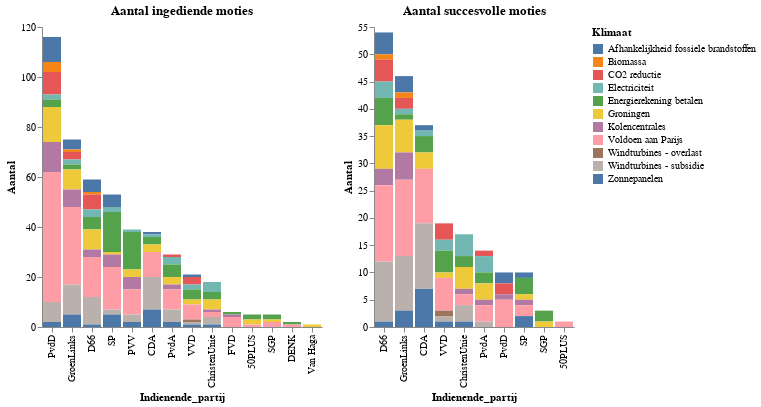

Notebook cell for this chart:
### Markdown cell above
## Onderzoek naar klimaat
Omdat ik denk dat klimaat de grootste uitdaging is voor de mensheid heb ik hier de subonderwerpen nog eens doorgenomen. Natuur en milieu zijn natuurlijk ook heel erg belangrijke onderwerpen, maar toch besloten het even bij het klimaat te houden.

### Code cell
# hide_input
source = df[(~df['Klimaat'].isnull()) & (df['Kamer']=='Rutte III')]
source = source.groupby(['Klimaat','Indienende_partij']).size().reset_index(name='Aantal')
chart = alt.Chart(source).mark_bar().encode(
    x=alt.X('Indienende_partij:O', sort=alt.EncodingSortField(field="Aantal", op="sum", order='descending')),
    y=alt.Y('Aantal:Q'),
    color=alt.Color('Klimaat:N'),
    tooltip = 'Klimaat:O'
).properties(title='Aantal ingediende moties')

source = df[(~df['Klimaat'].isnull()) & (df['Kamer']=='Rutte III') & df['BesluitSoort']==1]
source = source.groupby(['Klimaat','Indienende_partij']).size().reset_index(name='Aantal')
chart2 = alt.Chart(source).mark_bar().encode(
    x=alt.X('Indienende_partij:O', sort=alt.EncodingSortField(field="Aantal", op="sum", order='descending')),
    y=alt.Y('Aantal:Q'),
    color=alt.Color('Klimaat:N'),
    tooltip = 'Klimaat:O'
).properties(title='Aantal succesvolle moties')

postprocess_chart(chart | chart2, hw=None)

### Figure 1 — Vega-Lite specification as saved in the notebook (floating-point values rounded to 4 significant figures)
{"config": {"view": {"continuousWidth": 400, "continuousHeight": 300, "strokeWidth": 0}, "axis": {"grid": false}}, "hconcat": [{"data": {"name": "data-f1cf7fdba03da8d7e3cf808d42df2ab3"}, "mark": "bar", "encoding": {"color": {"type": "nominal", "field": "Klimaat"}, "tooltip": {"type": "ordinal", "field": "Klimaat"}, "x": {"type": "ordinal", "field": "Indienende_partij", "sort": {"field": "Aantal", "op": "sum", "order": "descending"}}, "y": {"type": "quantitative", "field": "Aantal"}}, "title": "Aantal ingediende moties"}, {"data": {"name": "data-503e0fa412857d2220bd83a81c6277b5"}, "mark": "bar", "encoding": {"color": {"type": "nominal", "field": "Klimaat"}, "tooltip": {"type": "ordinal", "field": "Klimaat"}, "x": {"type": "ordinal", "field": "Indienende_partij", "sort": {"field": "Aantal", "op": "sum", "order": "descending"}}, "y": {"type": "quantitative", "field": "Aantal"}}, "title": "Aantal succesvolle moties"}], "$schema": "https://vega.github.io/schema/vega-lite/v4.8.1.json", "datasets": {"data-f1cf7fdba03da8d7e3cf808d42df2ab3": [{"Klimaat": "Afhankelijkheid fossiele brandstoffen", "Indienende_partij": "CDA", "Aantal": 1}, {"Klimaat": "Afhankelijkheid fossiele brandstoffen", "Indienende_partij": "D66", "Aantal": 5}, {"Klimaat": "Afhankelijkheid fossiele brandstoffen", "Indienende_partij": "GroenLinks", "Aantal": 4}, {"Klimaat": "Afhankelijkheid fossiele brandstoffen", "Indienende_partij": "PvdD", "Aantal": 10}, {"Klimaat": "Afhankelijkheid fossiele brandstoffen", "Indienende_partij": "SP", "Aantal": 5}, {"Klimaat": "Afhankelijkheid fossiele brandstoffen", "Indienende_partij": "VVD", "Aantal": 1}, {"Klimaat": "Biomassa", "Indienende_partij": "D66", "Aantal": 1}, {"Klimaat": "Biomassa", "Indienende_partij": "GroenLinks", "Aantal": 1}, {"Klimaat": "Biomassa", "Indienende_partij": "PvdD", "Aantal": 4}, {"Klimaat": "CO2 reductie", "Indienende_partij": "D66", "Aantal": 6}, {"Klimaat": "CO2 reductie", "Indienende_partij": "GroenLinks", "Aantal": 3}, {"Klimaat": "CO2 reductie", "Indienende_partij": "PvdA", "Aantal": 1}, {"Klimaat": "CO2 reductie", "Indienende_partij": "PvdD", "Aantal": 9}, {"Klimaat": "CO2 reductie", "Indienende_partij": "VVD", "Aantal": 3}, {"Klimaat": "Electriciteit", "Indienende_partij": "CDA", "Aantal": 1}, {"Klimaat": "Electriciteit", "Indienende_partij": "ChristenUnie", "Aantal": 4}, {"Klimaat": "Electriciteit", "Indienende_partij": "D66", "Aantal": 3}, {"Klimaat": "Electriciteit", "Indienende_partij": "GroenLinks", "Aantal": 2}, {"Klimaat": "Electriciteit", "Indienende_partij": "PVV", "Aantal": 1}, {"Klimaat": "Electriciteit", "Indienende_partij": "PvdA", "Aantal": 3}, {"Klimaat": "Electriciteit", "Indienende_partij": "PvdD", "Aantal": 2}, {"Klimaat": "Electriciteit", "Indienende_partij": "SP", "Aantal": 2}, {"Klimaat": "Electriciteit", "Indienende_partij": "VVD", "Aantal": 2}, {"Klimaat": "Energierekening betalen", "Indienende_partij": "50PLUS", "Aantal": 2}, {"Klimaat": "Energierekening betalen", "Indienende_partij": "CDA", "Aantal": 3}, {"Klimaat": "Energierekening betalen", "Indienende_partij": "ChristenUnie", "Aantal": 3}, {"Klimaat": "Energierekening betalen", "Indienende_partij": "D66", "Aantal": 5}, {"Klimaat": "Energierekening betalen", "Indienende_partij": "DENK", "Aantal": 1}, {"Klimaat": "Energierekening betalen", "Indienende_partij": "FVD", "Aantal": 1}, {"Klimaat": "Energierekening betalen", "Indienende_partij": "GroenLinks", "Aantal": 2}, {"Klimaat": "Energierekening betalen", "Indienende_partij": "PVV", "Aantal": 15}, {"Klimaat": "Energierekening betalen", "Indienende_partij": "PvdA", "Aantal": 5}, {"Klimaat": "Energierekening betalen", "Indienende_partij": "PvdD", "Aantal": 3}, {"Klimaat": "Energierekening betalen", "Indienende_partij": "SGP", "Aantal": 2}, {"Klimaat": "Energierekening betalen", "Indienende_partij": "SP", "Aantal": 16}, {"Klimaat": "Energierekening betalen", "Indienende_partij": "VVD", "Aantal": 4}, {"Klimaat": "Groningen", "Indienende_partij": "50PLUS", "Aantal": 2}, {"Klimaat": "Groningen", "Indienende_partij": "CDA", "Aantal": 3}, {"Klimaat": "Groningen", "Indienende_partij": "ChristenUnie", "Aantal": 4}, {"Klimaat": "Groningen", "Indienende_partij": "D66", "Aantal": 8}, {"Klimaat": "Groningen", "Indienende_partij": "GroenLinks", "Aantal": 8}, {"Klimaat": "Groningen", "Indienende_partij": "PVV", "Aantal": 3}, {"Klimaat": "Groningen", "Indienende_partij": "PvdA", "Aantal": 3}, {"Klimaat": "Groningen", "Indienende_partij": "PvdD", "Aantal": 14}, {"Klimaat": "Groningen", "Indienende_partij": "SGP", "Aantal": 1}, {"Klimaat": "Groningen", "Indienende_partij": "SP", "Aantal": 1}, {"Klimaat": "Groningen", "Indienende_partij": "VVD", "Aantal": 2}, {"Klimaat": "Groningen", "Indienende_partij": "Van Haga", "Aantal": 1}, {"Klimaat": "Kolencentrales", "Indienende_partij": "ChristenUnie", "Aantal": 1}, {"Klimaat": "Kolencentrales", "Indienende_partij": "D66", "Aantal": 3}, {"Klimaat": "Kolencentrales", "Indienende_partij": "FVD", "Aantal": 1}, {"Klimaat": "Kolencentrales", "Indienende_partij": "GroenLinks", "Aantal": 7}, {"Klimaat": "Kolencentrales", "Indienende_partij": "PVV", "Aantal": 5}, {"Klimaat": "Kolencentrales", "Indienende_partij": "PvdA", "Aantal": 2}, {"Klimaat": "Kolencentrales", "Indienende_partij": "PvdD", "Aantal": 12}, {"Klimaat": "Kolencentrales", "Indienende_partij": "SP", "Aantal": 5}, {"Klimaat": "Voldoen aan Parijs", "Indienende_partij": "50PLUS", "Aantal": 1}, {"Klimaat": "Voldoen aan Parijs", "Indienende_partij": "CDA", "Aantal": 10}, {"Klimaat": "Voldoen aan Parijs", "Indienende_partij": "ChristenUnie", "Aantal": 2}, {"Klimaat": "Voldoen aan Parijs", "Indienende_partij": "D66", "Aantal": 16}, {"Klimaat": "Voldoen aan Parijs", "Indienende_partij": "DENK", "Aantal": 1}, {"Klimaat": "Voldoen aan Parijs", "Indienende_partij": "FVD", "Aantal": 4}, {"Klimaat": "Voldoen aan Parijs", "Indienende_partij": "GroenLinks", "Aantal": 31}, {"Klimaat": "Voldoen aan Parijs", "Indienende_partij": "PVV", "Aantal": 10}, {"Klimaat": "Voldoen aan Parijs", "Indienende_partij": "PvdA", "Aantal": 8}, {"Klimaat": "Voldoen aan Parijs", "Indienende_partij": "PvdD", "Aantal": 52}, {"Klimaat": "Voldoen aan Parijs", "Indienende_partij": "SGP", "Aantal": 2}, {"Klimaat": "Voldoen aan Parijs", "Indienende_partij": "SP", "Aantal": 17}, {"Klimaat": "Voldoen aan Parijs", "Indienende_partij": "VVD", "Aantal": 6}, {"Klimaat": "Windturbines - overlast", "Indienende_partij": "VVD", "Aantal": 1}, {"Klimaat": "Windturbines - subsidie", "Indienende_partij": "CDA", "Aantal": 13}, {"Klimaat": "Windturbines - subsidie", "Indienende_partij": "ChristenUnie", "Aantal": 3}, {"Klimaat": "Windturbines - subsidie", "Indienende_partij": "D66", "Aantal": 11}, {"Klimaat": "Windturbines - subsidie", "Indienende_partij": "GroenLinks", "Aantal": 12}, {"Klimaat": "Windturbines - subsidie", "Indienende_partij": "PVV", "Aantal": 3}, {"Klimaat": "Windturbines - subsidie", "Indienende_partij": "PvdA", "Aantal": 5}, {"Klimaat": "Windturbines - subsidie", "Indienende_partij": "PvdD", "Aantal": 8}, {"Klimaat": "Windturbines - subsidie", "Indienende_partij": "SP", "Aantal": 2}, {"Klimaat": "Windturbines - subsidie", "Indienende_partij": "VVD", "Aantal": 1}, {"Klimaat": "Zonnepanelen", "Indienende_partij": "CDA", "Aantal": 7}, {"Klimaat": "Zonnepanelen", "Indienende_partij": "ChristenUnie", "Aantal": 1}, {"Klimaat": "Zonnepanelen", "Indienende_partij": "D66", "Aantal": 1}, {"Klimaat": "Zonnepanelen", "Indienende_partij": "GroenLinks", "Aantal": 5}, {"Klimaat": "Zonnepanelen", "Indienende_partij": "PVV", "Aantal": 2}, {"Klimaat": "Zonnepanelen", "Indienende_partij": "PvdA", "Aantal": 2}, {"Klimaat": "Zonnepanelen", "Indienende_partij": "PvdD", "Aantal": 2}, {"Klimaat": "Zonnepanelen", "Indienende_partij": "SP", "Aantal": 5}, {"Klimaat": "Zonnepanelen", "Indienende_partij": "VVD", "Aantal": 1}], "data-503e0fa412857d2220bd83a81c6277b5": [{"Klimaat": "Afhankelijkheid fossiele brandstoffen", "Indienende_partij": "CDA", "Aantal": 1}, {"Klimaat": "Afhankelijkheid fossiele brandstoffen", "Indienende_partij": "D66", "Aantal": 4}, {"Klimaat": "Afhankelijkheid fossiele brandstoffen", "Indienende_partij": "GroenLinks", "Aantal": 3}, {"Klimaat": "Afhankelijkheid fossiele brandstoffen", "Indienende_partij": "PvdD", "Aantal": 2}, {"Klimaat": "Afhankelijkheid fossiele brandstoffen", "Indienende_partij": "SP", "Aantal": 1}, {"Klimaat": "Biomassa", "Indienende_partij": "D66", "Aantal": 1}, {"Klimaat": "Biomassa", "Indienende_partij": "GroenLinks", "Aantal": 1}, {"Klimaat": "CO2 reductie", "Indienende_partij": "D66", "Aantal": 4}, {"Klimaat": "CO2 reductie", "Indienende_partij": "GroenLinks", "Aantal": 2}, {"Klimaat": "CO2 reductie", "Indienende_partij": "PvdA", "Aantal": 1}, {"Klimaat": "CO2 reductie", "Indienende_partij": "PvdD", "Aantal": 2}, {"Klimaat": "CO2 reductie", "Indienende_partij": "VVD", "Aantal": 3}, {"Klimaat": "Electriciteit", "Indienende_partij": "CDA", "Aantal": 1}, {"Klimaat": "Electriciteit", "Indienende_partij": "ChristenUnie", "Aantal": 4}, {"Klimaat": "Electriciteit", "Indienende_partij": "D66", "Aantal": 3}, {"Klimaat": "Electriciteit", "Indienende_partij": "GroenLinks", "Aantal": 1}, {"Klimaat": "Electriciteit", "Indienende_partij": "PvdA", "Aantal": 3}, {"Klimaat": "Electriciteit", "Indienende_partij": "VVD", "Aantal": 2}, {"Klimaat": "Energierekening betalen", "Indienende_partij": "CDA", "Aantal": 3}, {"Klimaat": "Energierekening betalen", "Indienende_partij": "ChristenUnie", "Aantal": 2}, {"Klimaat": "Energierekening betalen", "Indienende_partij": "D66", "Aantal": 5}, {"Klimaat": "Energierekening betalen", "Indienende_partij": "GroenLinks", "Aantal": 1}, {"Klimaat": "Energierekening betalen", "Indienende_partij": "PvdA", "Aantal": 2}, {"Klimaat": "Energierekening betalen", "Indienende_partij": "SGP", "Aantal": 2}, {"Klimaat": "Energierekening betalen", "Indienende_partij": "SP", "Aantal": 3}, {"Klimaat": "Energierekening betalen", "Indienende_partij": "VVD", "Aantal": 4}, {"Klimaat": "Groningen", "Indienende_partij": "CDA", "Aantal": 3}, {"Klimaat": "Groningen", "Indienende_partij": "ChristenUnie", "Aantal": 4}, {"Klimaat": "Groningen", "Indienende_partij": "D66", "Aantal": 8}, {"Klimaat": "Groningen", "Indienende_partij": "GroenLinks", "Aantal": 6}, {"Klimaat": "Groningen", "Indienende_partij": "PvdA", "Aantal": 3}, {"Klimaat": "Groningen", "Indienende_partij": "SGP", "Aantal": 1}, {"Klimaat": "Groningen", "Indienende_partij": "SP", "Aantal": 1}, {"Klimaat": "Groningen", "Indienende_partij": "VVD", "Aantal": 1}, {"Klimaat": "Kolencentrales", "Indienende_partij": "ChristenUnie", "Aantal": 1}, {"Klimaat": "Kolencentrales", "Indienende_partij": "D66", "Aantal": 3}, {"Klimaat": "Kolencentrales", "Indienende_partij": "GroenLinks", "Aantal": 5}, {"Klimaat": "Kolencentrales", "Indienende_partij": "PvdA", "Aantal": 1}, {"Klimaat": "Kolencentrales", "Indienende_partij": "PvdD", "Aantal": 1}, {"Klimaat": "Kolencentrales", "Indienende_partij": "SP", "Aantal": 1}, {"Klimaat": "Voldoen aan Parijs", "Indienende_partij": "50PLUS", "Aantal": 1}, {"Klimaat": "Voldoen aan Parijs", "Indienende_partij": "CDA", "Aantal": 10}, {"Klimaat": "Voldoen aan Parijs", "Indienende_partij": "ChristenUnie", "Aantal": 2}, {"Klimaat": "Voldoen aan Parijs", "Indienende_partij": "D66", "Aantal": 14}, {"Klimaat": "Voldoen aan Parijs", "Indienende_partij": "GroenLinks", "Aantal": 14}, {"Klimaat": "Voldoen aan Parijs", "Indienende_partij": "PvdA", "Aantal": 3}, {"Klimaat": "Voldoen aan Parijs", "Indienende_partij": "PvdD", "Aantal": 5}, {"Klimaat": "Voldoen aan Parijs", "Indienende_partij": "SP", "Aantal": 2}, {"Klimaat": "Voldoen aan Parijs", "Indienende_partij": "VVD", "Aantal": 6}, {"Klimaat": "Windturbines - overlast", "Indienende_partij": "VVD", "Aantal": 1}, {"Klimaat": "Windturbines - subsidie", "Indienende_partij": "CDA", "Aantal": 12}, {"Klimaat": "Windturbines - subsidie", "Indienende_partij": "ChristenUnie", "Aantal": 3}, {"Klimaat": "Windturbines - subsidie", "Indienende_partij": "D66", "Aantal": 11}, {"Klimaat": "Windturbines - subsidie", "Indienende_partij": "GroenLinks", "Aantal": 10}, {"Klimaat": "Windturbines - subsidie", "Indienende_partij": "PvdA", "Aantal": 1}, {"Klimaat": "Windturbines - subsidie", "Indienende_partij": "VVD", "Aantal": 1}, {"Klimaat": "Zonnepanelen", "Indienende_partij": "CDA", "Aantal": 7}, {"Klimaat": "Zonnepanelen", "Indienende_partij": "ChristenUnie", "Aantal": 1}, {"Klimaat": "Zonnepanelen", "Indienende_partij": "D66", "Aantal": 1}, {"Klimaat": "Zonnepanelen", "Indienende_partij": "GroenLinks", "Aantal": 3}, {"Klimaat": "Zonnepanelen", "Indienende_partij": "SP", "Aantal": 2}, {"Klimaat": "Zonnepanelen", "Indienende_partij": "VVD", "Aantal": 1}]}}
